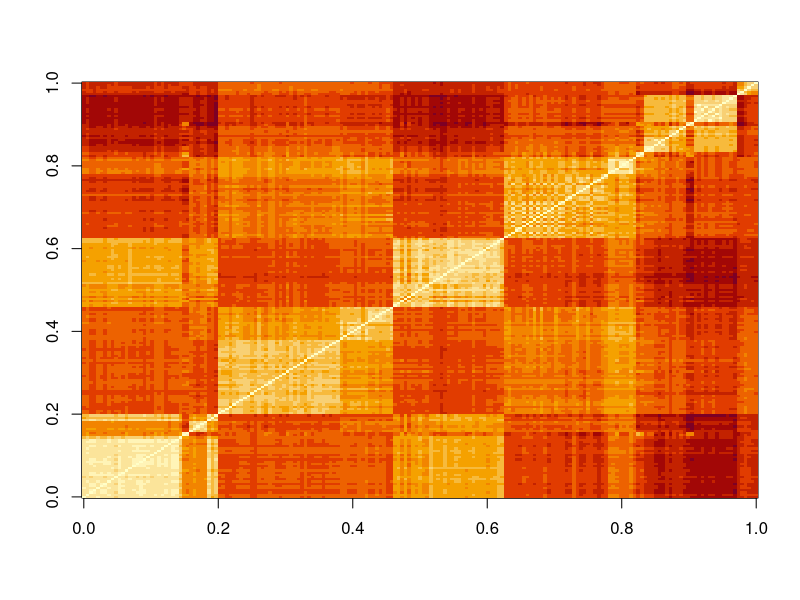
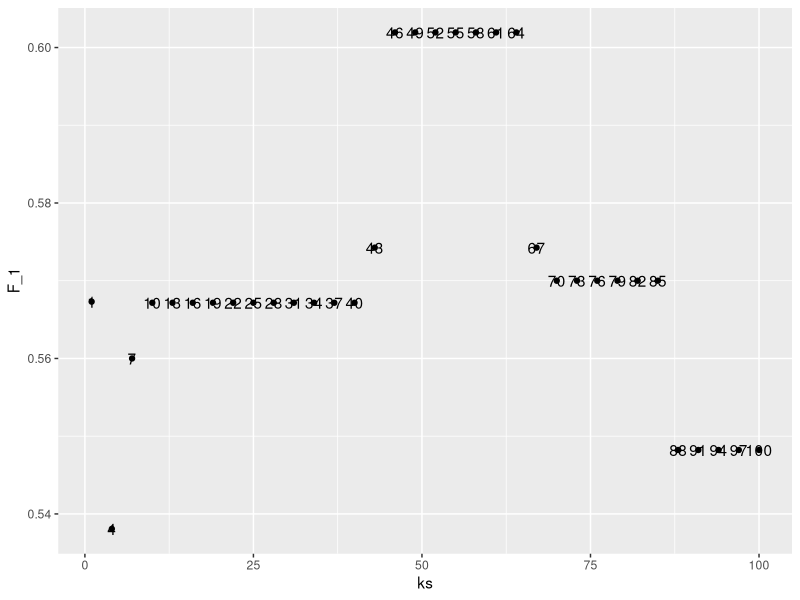

Write R code to recreate these figures, in order.
## ---- chunk 1
knitr::opts_chunk$set(echo = TRUE)
## ---- chunk 2
library(dslabs)
data(tissue_gene_expression)
## ---- chunk 3
dim(tissue_gene_expression$x)
## ---- chunk 4
table(tissue_gene_expression$y)
## ---- chunk 5
d <- dist(tissue_gene_expression$x) 
## ---- chunk 6
image(as.matrix(d))
## ---- chunk 7
library(caret)
library(dslabs)
library(tidyverse)
set.seed(1, sample.kind = 'Rounding')


data("heights")
library(caret)
library(dplyr)
ks <- seq(1, 101, 3)


F_1 <- sapply(ks, function(k){
  set.seed(1, sample.kind = "Rounding")
  test_index <- createDataPartition(heights$sex, times = 1, p = 0.5, list = FALSE)
  test_set <- heights[test_index, ]
  train_set <- heights[-test_index, ]
  fit <- knn3(sex ~ height, data = train_set, k = k)
  y_hat <- predict(fit, test_set, type = "class") %>% 
    factor(levels = levels(train_set$sex))
  F_meas(data = y_hat, reference = test_set$sex)
})
max(F_1)

df <- tibble(ks,F_1)
j <-ggplot(df, aes(ks, F_1,label = ks))+geom_point()
j+geom_text()
## ---- chunk 8
library(dslabs)
data("tissue_gene_expression")
## ---- chunk 9
library(caret)
library(dslabs)
data("tissue_gene_expression")

set.seed(1,sample.kind = "Rounding")

y <- tissue_gene_expression$y
x <- tissue_gene_expression$x

train_index <- createDataPartition(y, list = FALSE)


test_set_x <- x[train_index,]
train_set_x <- x[-train_index,] 
test_set_y <- y[train_index]
train_set_y <- y[-train_index]

sapply(seq(1, 11, 2), function(k){
  fit <- knn3(train_set_x, train_set_y, k = k)
  y_hat <- predict(fit, newdata = data.frame(test_set_x),
                   type = "class")
  mean(y_hat == test_set_y)
})
